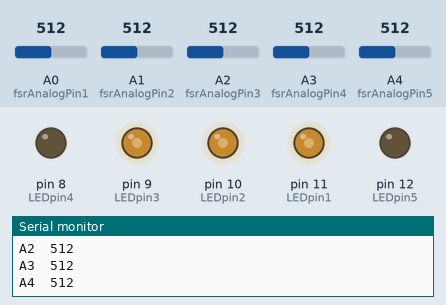
Recording of a sketch running on a simulated Arduino Uno, built with avr-gcc and run on an emulated ATmega328P. On the bench: output pins drawn as LEDs (lit = HIGH), the last lines printed to the serial monitor. The inputs (shaded band) are chosen by the test bench; at power-on: A0 (fsrAnalogPin1) = 512, A1 (fsrAnalogPin2) = 512, A2 (fsrAnalogPin3) = 512, A3 (fsrAnalogPin4) = 512, A4 (fsrAnalogPin5) = 512.

Above: at 1.8 s.
1.9 s: A0 (fsrAnalogPin1) set to 716
At 3.0 s:
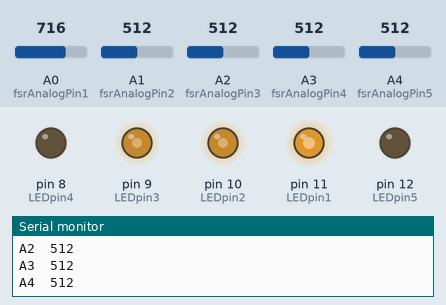
3.5 s: A1 (fsrAnalogPin2) set to 716
At 4.6 s:
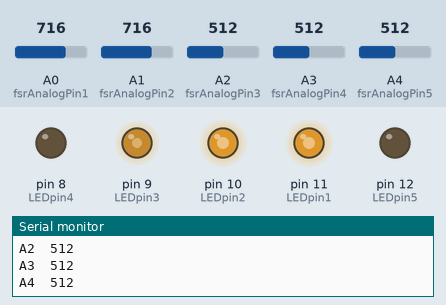
5.5 s: A2 (fsrAnalogPin3) set to 716
At 6.3 s:
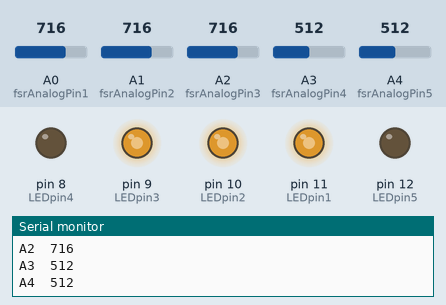
7.5 s: A3 (fsrAnalogPin4) set to 525
At 9.2 s:
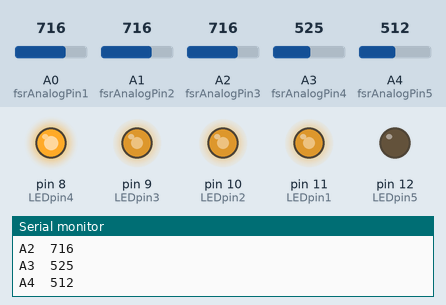
9.5 s: A4 (fsrAnalogPin5) set to 521
At 10.8 s:
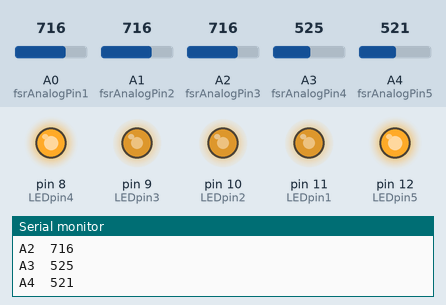
11.5 s: A3 (fsrAnalogPin4) set to 306
At 12.5 s:
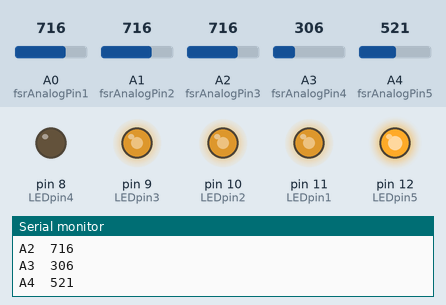
Timing chart, 0 to 14.5 s (numbered marks = the images above; inputs shaded):
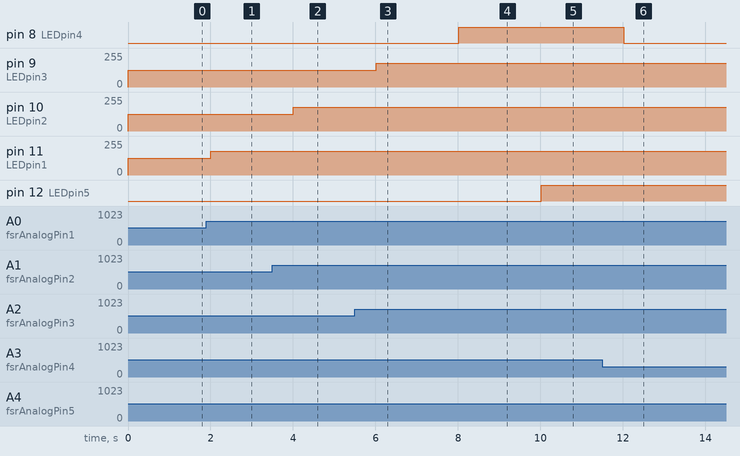

Measured:
- the behaviour switches between 513 and 514 on A3 (fsrAnalogPin4) (found by bisection; images 3 and 4)
- the behaviour switches between 513 and 514 on A4 (fsrAnalogPin5) (found by bisection; images 4 and 5)
- after the input at 1.9 s, pin 11 (LEDpin1): 127/255 → 178/255 after 0.11 s
- after the input at 3.5 s, pin 10 (LEDpin2): 127/255 → 178/255 after 0.51 s
- after the input at 5.5 s, pin 9 (LEDpin3): 127/255 → 178/255 after 0.51 s
- after the input at 7.5 s, pin 8 (LEDpin4): LOW → HIGH after 0.52 s
- after the input at 9.5 s, pin 12 (LEDpin5): LOW → HIGH after 0.52 s
- after the input at 11.5 s, pin 8 (LEDpin4): HIGH → LOW after 0.52 s

The sketch:

Arduino.ino
```cpp
#include<TimeLib.h>

/*
  Get force resistance sensor readings from Arduino UNO
  analog ports
*/

/*Force Sensor Resistance to Arduino's Analog Ports*/
int fsrAnalogPin1 = 0; //FSR1 is connected to analog 0
int fsrAnalogPin2 = 1; //FSR2 is connected to analog 1
int fsrAnalogPin3 = 2; //FSR3 is connected to analog 2
int fsrAnalogPin4 = 3; //FSR4 is connected to analog 3
int fsrAnalogPin5 = 4; //FSR5 is connected to analog 4

/*LED connections to Arduino's Digital Ports*/
int LEDpin1 = 11; //1.Green LED to pin 11 (PWM pin)
int LEDpin2 = 10; //2.Yellow LED to pin 10 (PWM pin)
int LEDpin3 = 9; //3.Blue LED to pin 9 (PWM pin)
int LEDpin4 = 8 ; //4.White LED to pin 8 (PWM pin)
int LEDpin5 = 12; //5. Orange LED to pin 12 (PWM pin)

/*The analog reading from the FSR resistor divider*/
int fsrReading1;
int fsrReading2;
int fsrReading3;
int fsrReading4;
int fsrReading5;
int LEDbrightness1;
int LEDbrightness2;
int LEDbrightness3;
int LEDbrightness4;
int LEDbrightness5;

void setup(void) {
  Serial.begin(9600);   /*Send debugging information via the Serial monitor*/
  pinMode(LEDpin1, OUTPUT);
  pinMode(LEDpin2, OUTPUT);
  pinMode(LEDpin3, OUTPUT);
  pinMode(LEDpin4, OUTPUT);
  pinMode(LEDpin5, OUTPUT);
}

void loop(void) {

   fsrReading1 = analogRead(fsrAnalogPin1);
   Serial.print("A0  ");
   Serial.println(fsrReading1);
   //Serial.println("");

   fsrReading2 = analogRead(fsrAnalogPin2);
   Serial.print("A1  ");
   Serial.println(fsrReading2);
   //Serial.println("");

   fsrReading3 = analogRead(fsrAnalogPin3);
   Serial.print("A2  ");
   Serial.println(fsrReading3);
   //Serial.println("");

   fsrReading4 = analogRead(fsrAnalogPin4);
   Serial.print("A3  ");
   Serial.println(fsrReading4);
   //Serial.println("");

   fsrReading5 = analogRead(fsrAnalogPin5);
   Serial.print("A4  ");
   Serial.println(fsrReading5);
   //Serial.println("");

   /* We'll need to change the range from the analog reading (0-1023) down to the range used by analogWrite (0-255) with map! */
   /* LED gets brighter or harder depending on how it is pressed by the user */
   LEDbrightness1 = map(fsrReading1, 0, 1023, 0, 255);
   analogWrite(LEDpin1, LEDbrightness1);

   LEDbrightness2 = map(fsrReading2, 0, 1023, 0, 255);
   analogWrite(LEDpin2, LEDbrightness2);

   LEDbrightness3 = map(fsrReading3, 0, 1023, 0, 255);
   analogWrite(LEDpin3, LEDbrightness3);

   LEDbrightness4 = map(fsrReading4, 0, 1023, 0, 255);
   analogWrite(LEDpin4, LEDbrightness4);

   LEDbrightness5 = map(fsrReading5, 0, 1023, 0, 255);
   analogWrite(LEDpin5, LEDbrightness5);

   delay(1000);
}
```
